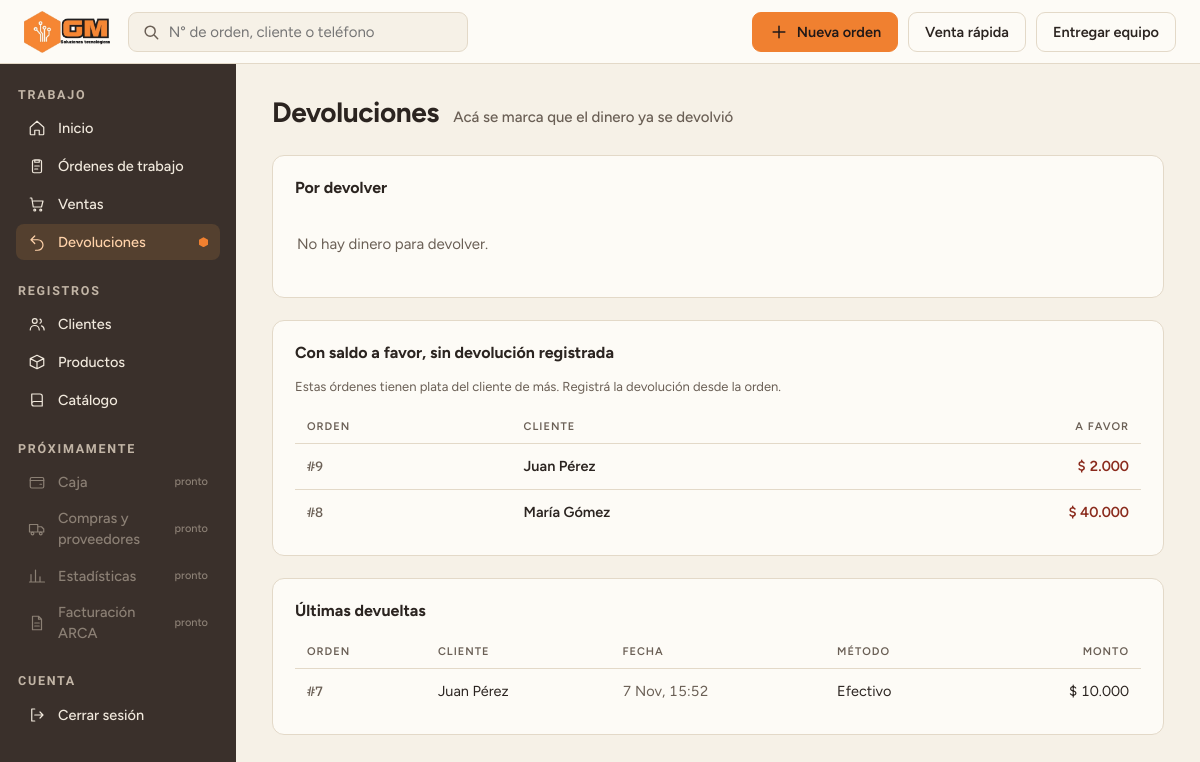
The app's page /devoluciones/ (signed in), older data.
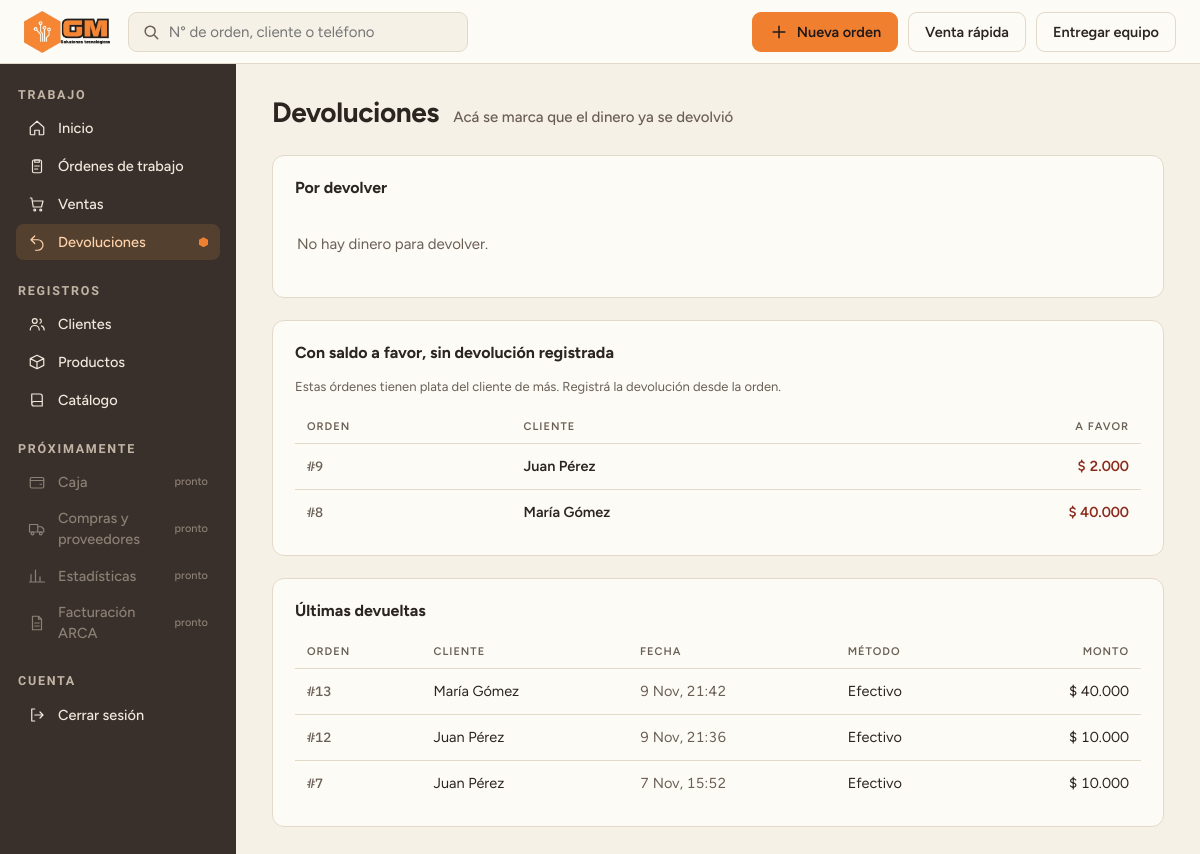
The same page, newer data.
### catalogo/models.py (models this page shows, shortened)
class OrdenTrabajo(models.Model):
    cliente = models.ForeignKey("Cliente", on_delete=models.PROTECT, related_name="ordenes")
    fecha_recepcion = models.DateTimeField(auto_now_add=True)
    @property
    def total(self):
        total = Decimal("0.00")
        for equipo in self.equipos.all():
            if equipo.estado == "no_arreglable":
                continue        # lo que no se arregla no se cobra
            for linea in equipo.lineas_reparacion.all():
                total += linea.subtotal
        for linea in self.lineas_producto.all():
            total += linea.subtotal
        return total
    @property
    def monto_devuelto(self):
        return sum((d.monto for d in self.devoluciones.all() if d.devuelta), Decimal("0.00"))
    @property
    def monto_a_devolver(self):
        return sum((d.monto for d in self.devoluciones.all() if not d.devuelta), Decimal("0.00"))
    @property
    def monto_pagado(self):
        total = Decimal("0.00")
        for pago in self.pagos.all():
            total += pago.monto
        return total - self.monto_devuelto
    @property
    def monto_adeudado(self):
        return self.total - self.monto_pagado

class Cliente(models.Model):
    nombre = models.CharField(max_length=120)
    notas = models.TextField(blank=True)
    email = models.EmailField(blank=True)
    direccion = models.CharField(max_length=200, blank=True)
    def __str__(self):
        return self.nombre

class Devolucion(models.Model):
    orden_trabajo = models.ForeignKey(OrdenTrabajo, on_delete=models.PROTECT, related_name="devoluciones")
    linea_reparacion = models.ForeignKey("LineaReparacion", on_delete=models.PROTECT, null=True, blank=True, related_name="devoluciones")
    monto = models.DecimalField(max_digits=10, decimal_places=2, blank=True, validators=[MinValueValidator(Decimal("0.01"))])
    nota = models.TextField(max_length=300, blank=True)
    fecha_registro = models.DateTimeField(auto_now_add=True)
    metodo_pago = models.ForeignKey(MetodoPago, on_delete=models.PROTECT, null=True, blank=True, related_name="devoluciones")
    fecha_devolucion = models.DateTimeField(null=True, blank=True)
    class Meta:
        verbose_name_plural = "devoluciones"
    @property
    def devuelta(self):
        return self.fecha_devolucion is not None

class MetodoPago(models.Model):
    nombre = models.CharField(max_length=60, unique=True)
    cuenta = models.CharField(max_length=20, choices=CUENTA_CHOICES)
    recargo_porcentaje = models.DecimalField(max_digits=5, decimal_places=2, default = 0,validators=[MinValueValidator(0)])
    activo = models.BooleanField(default=True)

### web/views.py (the view, shortened to what this page needs)
# urls.py: path("devoluciones/", views.devoluciones, name="devoluciones"),
@login_required
def devoluciones(request):
    pendientes = (Devolucion.objects.filter(fecha_devolucion__isnull=True)
                  .select_related("orden_trabajo__cliente", "linea_reparacion__reparacion").order_by("fecha_registro"))
    filas = [(d, MetodoForm(prefix=f"d{d.id}")) for d in pendientes]
    hechas = (Devolucion.objects.filter(fecha_devolucion__isnull=False)
              .select_related("orden_trabajo__cliente", "metodo_pago").order_by("-fecha_devolucion")[:20])
    abiertas = (OrdenTrabajo.objects.filter(venta__isnull=True).select_related("cliente")
                .prefetch_related(*PREFETCH_ORDEN).order_by("-id"))
    sin_registrar = []
    for orden in abiertas:
        falta_registrar = -orden.monto_adeudado - orden.monto_a_devolver
        if falta_registrar > 0:
            sin_registrar.append((orden, falta_registrar))
    return render(request, "web/devoluciones.html", {
        "filas": filas, "hechas": hechas, "sin_registrar": sin_registrar,
    })

### catalogo/models.py (called while the page is built)
    @property
    def subtotal(self):
        return self.precio_vendido

    @property
    def subtotal(self):
        if(self.cantidad_adquirida is None or self.precio_vendido is None):
            return 0
        return self.cantidad_adquirida * self.precio_vendido

### web/templatetags/formato.py (called while the page is built)
def _numero(valor):
    texto = f"{abs(valor):,.2f}".replace(",", "X").replace(".", ",").replace("X", ".")
    return texto[:-3] if texto.endswith(",00") else texto

@register.filter
def pesos(valor):
    return f"$ {_numero(valor)}"

### web/templates/web/devoluciones.html (shortened to what this page needs)
{% extends "web/base.html" %}
{% load formato %}
{% block contenido %}
<div class="head"><h1>Devoluciones <span class="sub">Acá se marca que el dinero ya se devolvió</span></h1></div>
<section class="panel">
<h2>Por devolver</h2>
{% if filas %}
<div style="overflow-x:auto"><table>
<thead><tr><th>Orden</th><th>Cliente</th><th>Detalle</th><th class="der">Monto</th><th>Devuelto con</th></tr></thead>
<tbody>
{% for d, form in filas %}
<tr>
<td class="num"><a href="{% url 'web:orden_detalle' d.orden_trabajo_id %}"><b>#{{ d.orden_trabajo_id }}</b></a></td>
<td class="cli">{{ d.orden_trabajo.cliente }}</td>
<td>{% if d.linea_reparacion %}{{ d.linea_reparacion.reparacion }}{% endif %}{% if d.nota %} <span class="sec">{{ d.nota }}</span>{% endif %}<br><span class="sec">Registrada el {{ d.fecha_registro|date:"j M" }}</span></td>
<td class="der"><b>{{ d.monto|pesos }}</b></td>
<td><form method="post" class="en-linea">{% csrf_token %}<input type="hidden" name="devolucion" value="{{ d.id }}">{{ form.metodo_pago }}<button class="btn">Marcar devuelta</button></form></td>
</tr>
{% endfor %}
</tbody></table></div>
{% else %}
<p class="vacio">No hay dinero para devolver.</p>
{% endif %}
</section>
{% if sin_registrar %}
<section class="panel">
<h2>Con saldo a favor, sin devolución registrada</h2>
<p class="ayuda">Estas órdenes tienen plata del cliente de más. Registrá la devolución desde la orden.</p>
<table>
<thead><tr><th>Orden</th><th>Cliente</th><th class="der">A favor</th></tr></thead>
<tbody>
{% for o, monto in sin_registrar %}
<tr><td class="num"><a href="{% url 'web:orden_detalle' o.id %}"><b>#{{ o.id }}</b></a></td><td class="cli">{{ o.cliente }}</td><td class="der afavor">{{ monto|pesos }}</td></tr>
{% endfor %}
</tbody></table>
</section>
{% endif %}
{% if hechas %}
<section class="panel">
<h2>Últimas devueltas</h2>
<table>
<thead><tr><th>Orden</th><th>Cliente</th><th>Fecha</th><th>Método</th><th class="der">Monto</th></tr></thead>
<tbody>
{% for d in hechas %}
<tr><td class="num"><a href="{% url 'web:orden_detalle' d.orden_trabajo_id %}"><b>#{{ d.orden_trabajo_id }}</b></a></td><td>{{ d.orden_trabajo.cliente }}</td><td class="sec">{{ d.fecha_devolucion|date:"j M, H:i" }}</td><td>{{ d.metodo_pago.nombre }}</td><td class="der">{{ d.monto|pesos }}</td></tr>
{% endfor %}
</tbody></table>
</section>
{% endif %}
{% endblock %}

Row changes from the older to the newer data that the page shows:
added Devolucion: orden_trabajo_id "13", orden_trabajo.cliente "María Gómez", fecha_devolucion "9 Nov, 21:42", metodo_pago.nombre "Efectivo", monto|pesos "$ 40.000"
added Devolucion: orden_trabajo_id "12", orden_trabajo.cliente "Juan Pérez", fecha_devolucion "9 Nov, 21:36", metodo_pago.nombre "Efectivo", monto|pesos "$ 10.000"
